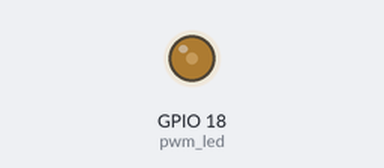
A program run on a simulated Raspberry Pi (BCM pin numbers). Shown: output pins drawn as LEDs (lit = HIGH). What the program prints to the terminal is not drawn. At 2.0 s the program stops and its outputs stay as they are.

Above: at 0.1 s.
At 2.1 s:
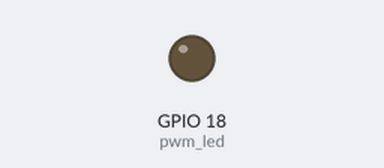
Timing chart, 0 to 3.5 s (numbered marks = the images above):
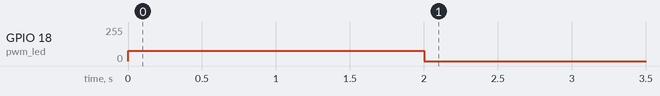

The program:

checkPinLED.py
```python
from gpiozero import PWMLED
from time import sleep

# Define a PWM LED object on GPIO pin 18
pwm_led = PWMLED(18)

# Set PWM to 30% duty cycle
pwm_led.value = 0.3
print("PWM set to 30% duty cycle")

# Simulate reading back the value
# (Direct readback isn't possible on real GPIO; this is for simulation)
read_value = pwm_led.value * 100  # Convert to percentage
print(f"Read back value: {read_value:.1f}%")

sleep(2)

# Clean up
pwm_led.close()
```

Measured:
- by itself, GPIO 18 (pwm_led): 0/255 → 77/255 at 0.00 s, → 0/255 2.0 s later
